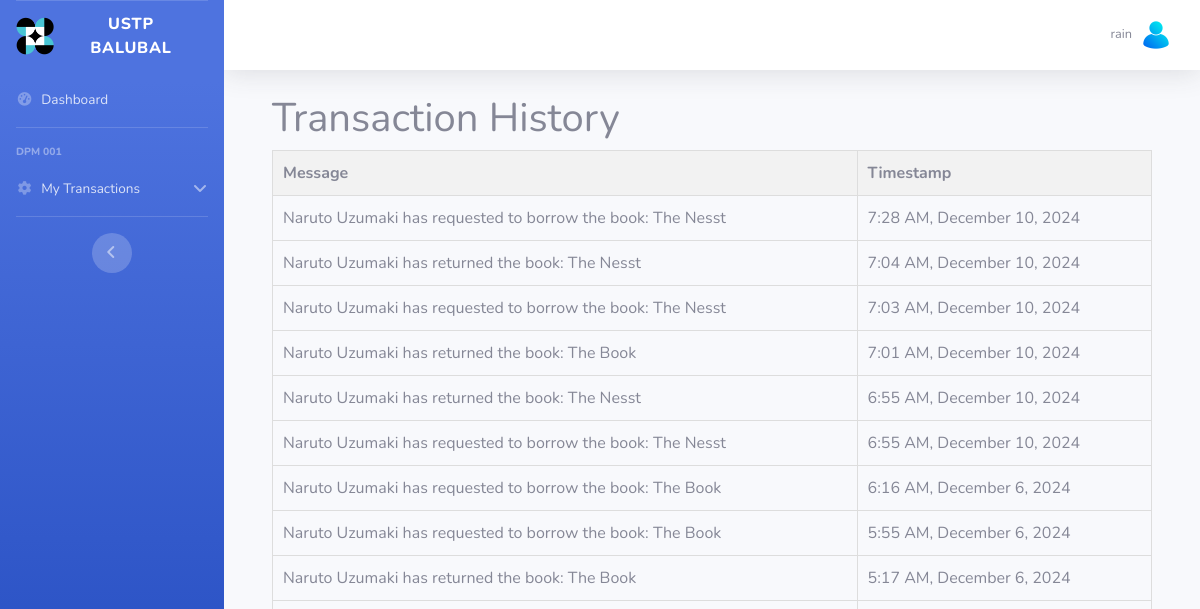
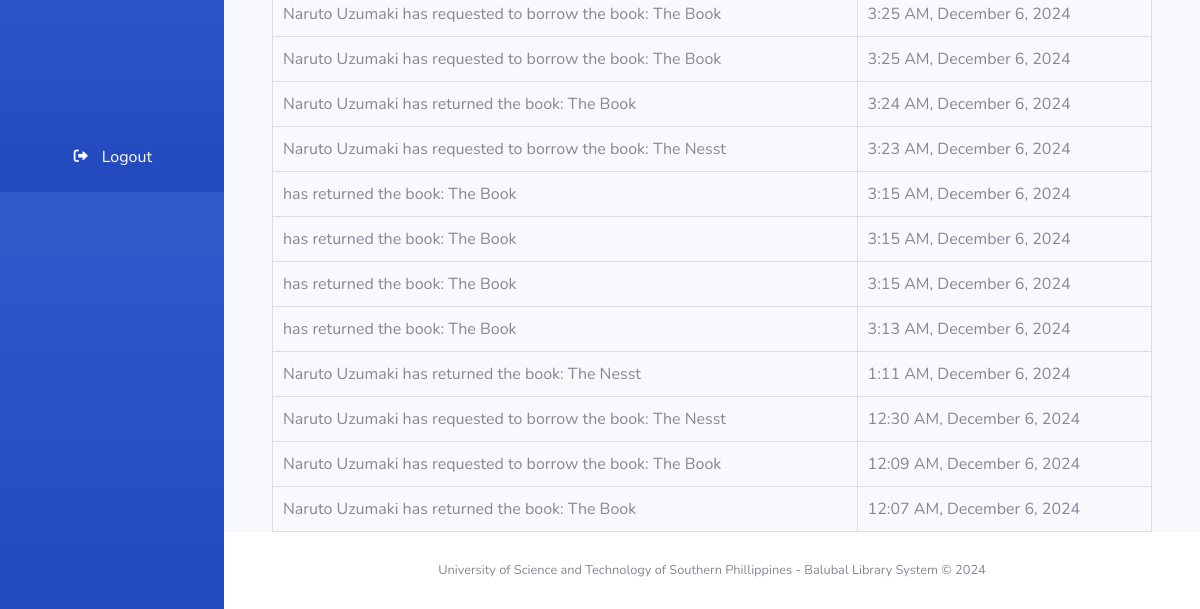
The app's page /borrower/list-transactions.php (signed in), older data (2 pictures, top to bottom).
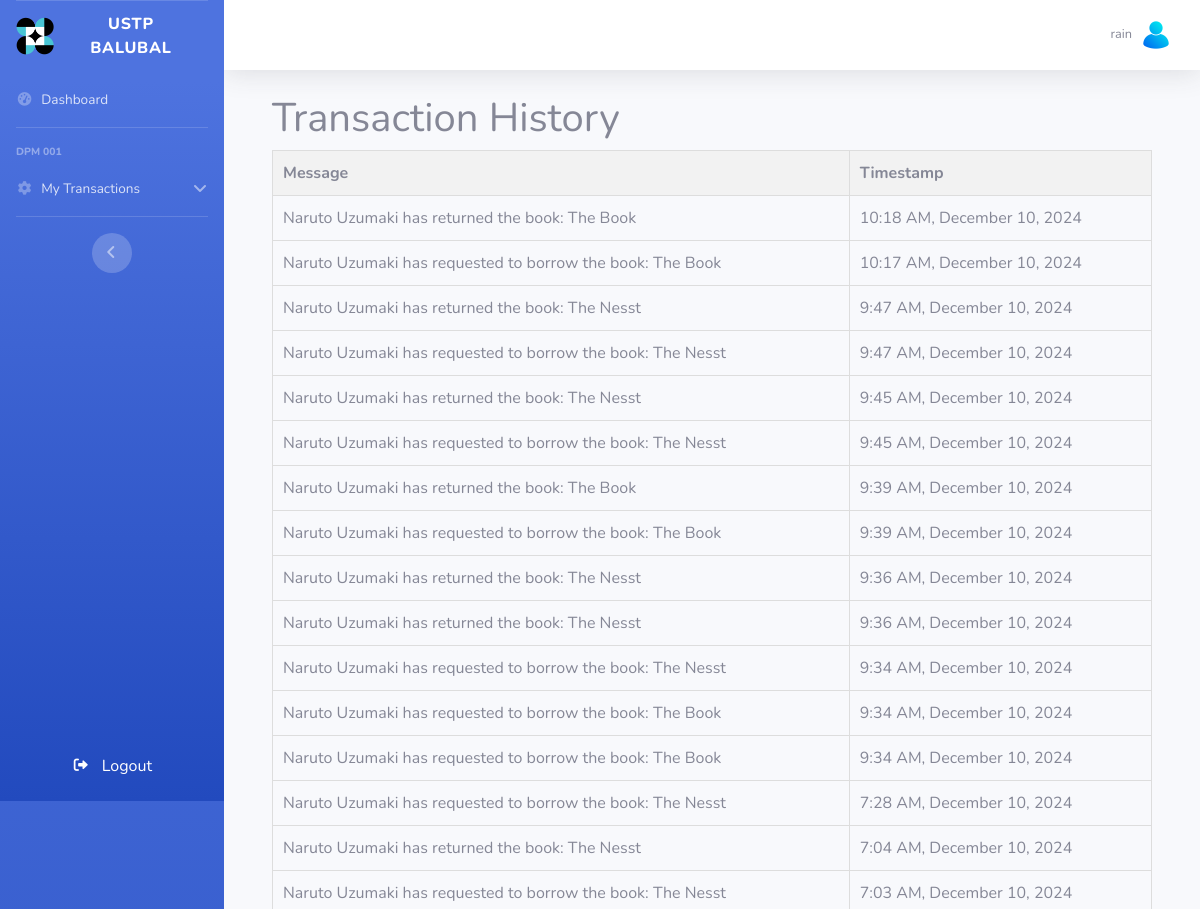
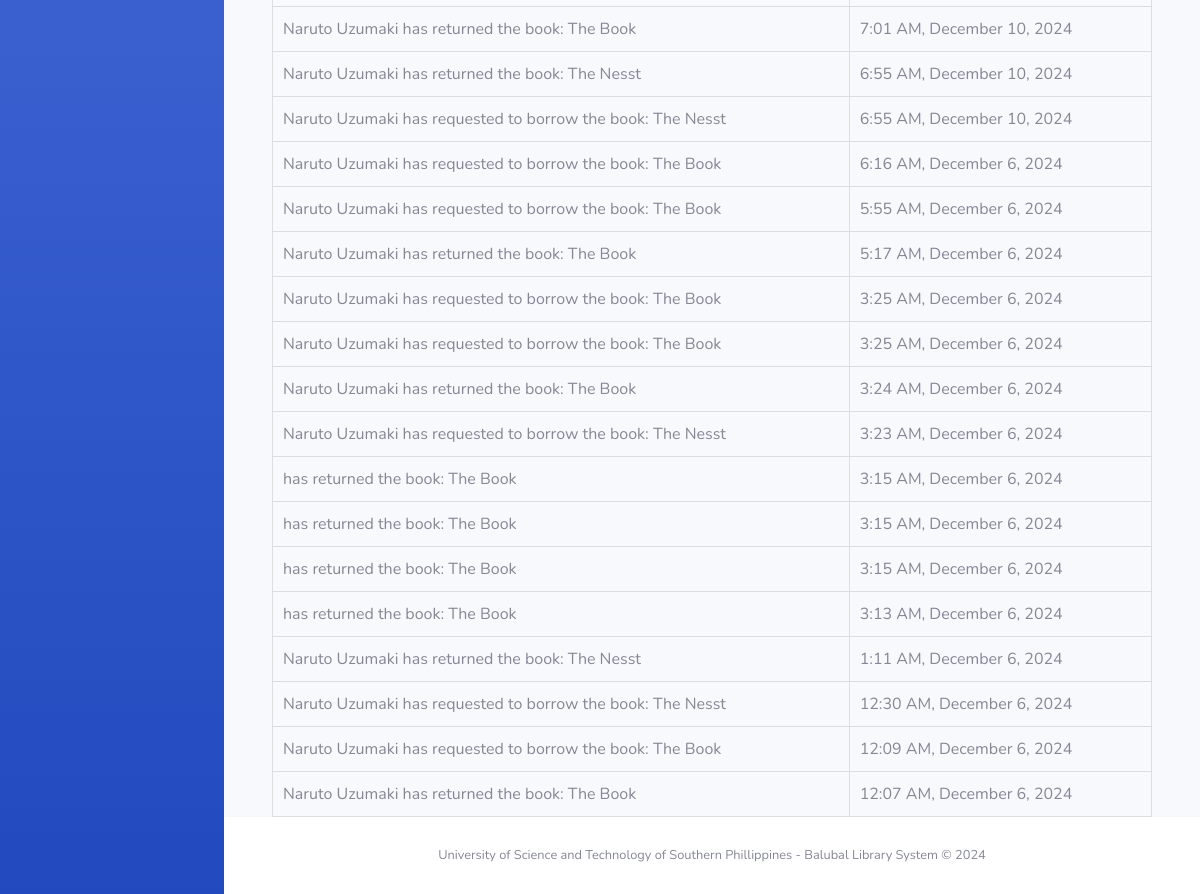
The same page, newer data (2 pictures, top to bottom).
### tables this page shows
CREATE TABLE `tblnotifications` (
  `notificationId` int(11) NOT NULL,
  `borrowerId` int(11) DEFAULT NULL,
  `bookId` int(11) NOT NULL,
  `message` text DEFAULT NULL,
  `status` enum('unread','read') DEFAULT 'unread',
  `type` enum('borrow','return','','') NOT NULL,
  `timestamp` timestamp NOT NULL DEFAULT current_timestamp()
);

### borrower/list-transactions.php (the view, shortened to what this page needs)
<?php
include('db/db-connect.php');
$userId = $_SESSION['user_id'];
$notificationQuery = "SELECT message, timestamp FROM tblnotifications WHERE borrowerId = ? ORDER BY timestamp DESC";
$notificationStmt = $conn->prepare($notificationQuery);
$notificationStmt->bind_param('i', $userId);
$notificationStmt->execute();
$notificationResult = $notificationStmt->get_result();
?>
<!DOCTYPE html>
<html lang="en">
<head>
</head>
<body>
    <div class="container">
        <h1>Transaction History</h1>
        <table>
            <thead>
                <tr>
                    <th>Message</th>
                    <th>Timestamp</th>
                </tr>
            </thead>
            <tbody>
                <?php
                if ($notificationResult->num_rows > 0) {
                    while ($row = $notificationResult->fetch_assoc()) {
                        $timestamp = new DateTime($row['timestamp']);
                        $formattedTimestamp = $timestamp->format('g:i A, F j, Y');
                        echo "<tr>";
                        echo "<td>" . htmlspecialchars($row['message']) . "</td>";
                        echo "<td>" . htmlspecialchars($formattedTimestamp) . "</td>";
                        echo "</tr>";
                    }
                } else {
                    echo "<tr><td colspan='2'>No transaction found.</td></tr>";
                }
                ?>
            </tbody>
        </table>
    </div>
</body>
</html>
<?php
$content = ob_get_clean();
include('templates/main.php');
?>

### borrower/templates/main.php (shortened to what this page needs)
<!DOCTYPE html>
<html lang="en">
<head>
    <link href="assets/vendor/fontawesome-free/css/all.min.css" rel="stylesheet" type="text/css">
    <link href="assets/css/sb-admin-2.min.css" rel="stylesheet">
    <link rel="stylesheet" href="https://cdnjs.cloudflare.com/ajax/libs/font-awesome/6.0.0-beta3/css/all.min.css">
</head>
<body id="page-top">
    <div id="wrapper">
        <ul class="navbar-nav bg-gradient-primary sidebar sidebar-dark accordion" id="accordionSidebar">
            <?php include('templates/sidebar.php'); ?>
        </ul>
        <div id="content-wrapper" class="d-flex flex-column">
            <div id="content">
                <nav class="navbar navbar-expand navbar-light bg-white topbar mb-4 static-top shadow">
                    <ul class="navbar-nav ml-auto">
                        <li class="nav-item dropdown no-arrow">
                            <a class="nav-link dropdown-toggle" href="#" id="userDropdown" role="button" data-toggle="dropdown" aria-haspopup="true" aria-expanded="false">
                                <span class="mr-2 d-none d-lg-inline text-gray-600 small">
                                    <?php
                                        echo isset($_SESSION['username']) ? $_SESSION['username'] : 'Guest';
                                    ?>
                                </span>
                                <img class="img-profile rounded-circle" src="assets/img/profile.png">
                            </a>
                        </li>
                    </ul>
                </nav>
                <div class="container-fluid">
                    <?php echo $content; ?>
                </div>
            </div>
            <footer class="sticky-footer bg-white">
                <div class="container my-auto">
                    <div class="copyright text-center my-auto">
                        <span>University of Science and Technology of Southern Phillippines - Balubal Library System &copy; 2024</span>
                    </div>
                </div>
            </footer>
        </div>
    </div>
</body>
</html>

### borrower/templates/sidebar.php (shortened to what this page needs)
<ul class="navbar-nav bg-gradient-primary sidebar sidebar-dark accordion" id="accordionSidebar">
    <a class="sidebar-brand d-flex align-items-center justify-content-center" href="dashboard.php">
                <div class="sidebar-brand-icon">
                    <img src="assets/img/logo.png" alt="Logo" width="38" height="38">
                </div>
                <div class="sidebar-brand-text mx-3">USTP Balubal</div>
            </a>
    <li class="nav-item">
        <a class="nav-link" href="dashboard.php">
            <i class="fas fa-fw fa-tachometer-alt"></i>
            <span>Dashboard</span>
        </a>
    </li>
    <hr class="sidebar-divider">
    <div class="sidebar-heading">
        DPM 001
    </div>
    <li class="nav-item">
        <a class="nav-link" href="#" data-toggle="collapse" data-target="#collapseOne" aria-expanded="true" aria-controls="collapseOne">
            <i class="fas fa-fw fa-cog"></i>
            <span>My Transactions</span>
        </a>
    </li>
    <hr class="sidebar-divider">
    <div class="text-center d-none d-md-inline">
        <button class="rounded-circle border-0" id="sidebarToggle"></button>
    </div>
        <li class="nav-item mt-auto">
            <form action="process/logout.php" method="POST" class="p-0 text-center">
                <button type="submit" class="btn btn-block text-white">
                    <i class="fas fa-sign-out-alt fa-sm fa-fw mr-2 text-white"></i>
                    Logout
                </button>
            </form>
        </li>
</ul>

### borrower/list-transactions.php (style rules this page uses)
table { width: 100%; border-collapse: collapse; }
th, td { padding: 10px; text-align: left; border: 1px solid #ddd; }
th { background-color: #f2f2f2; }

Row changes from the older to the newer data that the page shows:
added tblnotifications: message "Naruto Uzumaki has returned the book: The Book", timestamp "10:18 AM, December 10, 2024"
added tblnotifications: message "Naruto Uzumaki has requested to borrow the book: The Book", timestamp "10:17 AM, December 10, 2024"
added tblnotifications: message "Naruto Uzumaki has returned the book: The Nesst", timestamp "9:47 AM, December 10, 2024"
added tblnotifications: message "Naruto Uzumaki has requested to borrow the book: The Nesst", timestamp "9:47 AM, December 10, 2024"
added tblnotifications: message "Naruto Uzumaki has returned the book: The Nesst", timestamp "9:45 AM, December 10, 2024"
added tblnotifications: message "Naruto Uzumaki has requested to borrow the book: The Nesst", timestamp "9:45 AM, December 10, 2024"
added tblnotifications: message "Naruto Uzumaki has returned the book: The Book", timestamp "9:39 AM, December 10, 2024"
added tblnotifications: message "Naruto Uzumaki has requested to borrow the book: The Book", timestamp "9:39 AM, December 10, 2024"
added tblnotifications: message "Naruto Uzumaki has returned the book: The Nesst", timestamp "9:36 AM, December 10, 2024"
added tblnotifications: message "Naruto Uzumaki has returned the book: The Nesst", timestamp "9:36 AM, December 10, 2024"
added tblnotifications: message "Naruto Uzumaki has requested to borrow the book: The Nesst", timestamp "9:34 AM, December 10, 2024"
added tblnotifications: message "Naruto Uzumaki has requested to borrow the book: The Book", timestamp "9:34 AM, December 10, 2024"
added tblnotifications: message "Naruto Uzumaki has requested to borrow the book: The Book", timestamp "9:34 AM, December 10, 2024"
